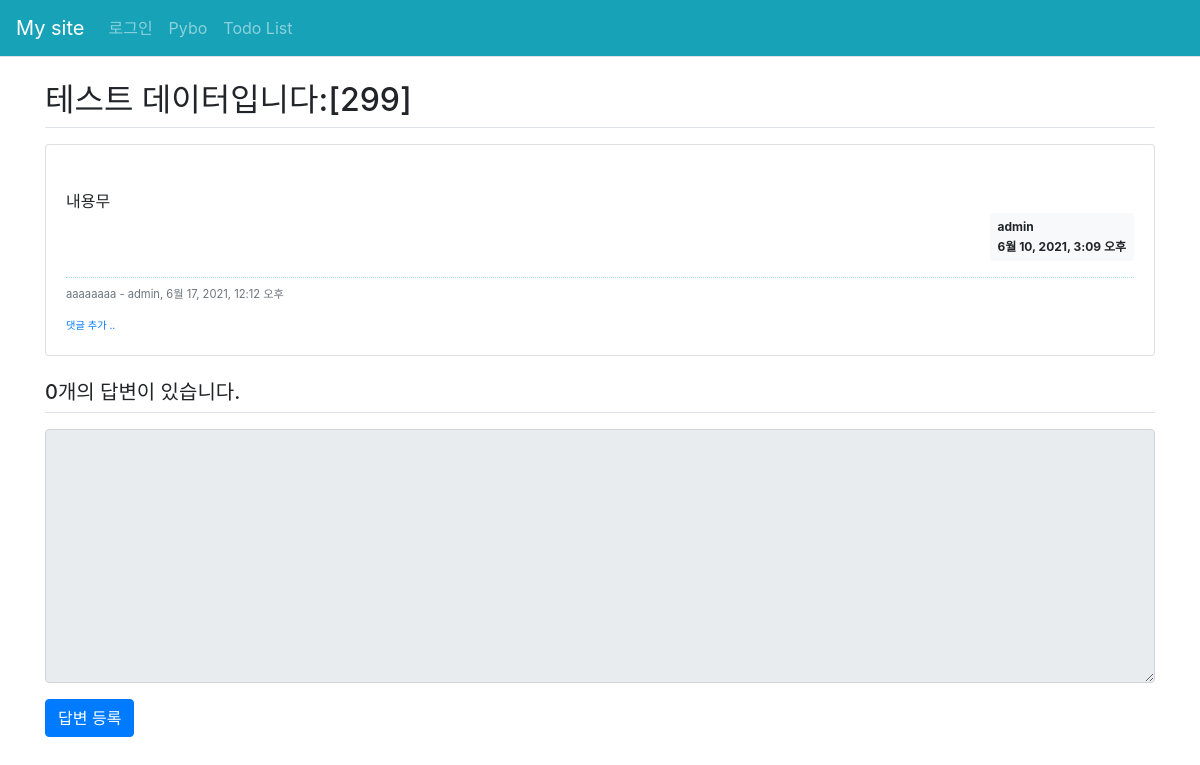
The page /pybo/303/ on the database its author committed.
### pybo/models.py (models this page shows, shortened)
class Question(models.Model):
    author = models.ForeignKey(User, on_delete=models.CASCADE)
    subject = models.CharField(max_length=200)
    content = models.TextField()
    create_date = models.DateTimeField()
    modify_date = models.DateTimeField(null=True, blank=True)

class Comment(models.Model):
    author = models.ForeignKey(User, on_delete=models.CASCADE)
    content = models.TextField()
    create_date = models.DateTimeField()
    modify_date = models.DateTimeField(null=True, blank=True)
    question = models.ForeignKey(Question, null=True, blank=True, on_delete=models.CASCADE)
    answer = models.ForeignKey(Answer, null=True, blank=True, on_delete=models.CASCADE)

### pybo/views/base_views.py (the view)
def detail(request, question_id):
    question = get_object_or_404(Question, pk=question_id)
    context = {'question': question}
    return render(request, 'pybo/question_detail.html', context)

### templates/pybo/question_detail.html (shortened to what this page needs)
{% extends 'base.html' %}
{% block content %}
<!-- {% load static %}
<link rel="stylesheet" type="text/css" href="{% static 'bootstrap.min.css' %}"> -->
<div class="container my-3">
    <h2 class="border-bottom py-2">{{ question.subject }}</h2>
    <div class="card my-3">
        <div class="card-body">
            <div class="cart-text" style="white-space: pre-line;">
                {{ question.content }}
            </div>
            <div class="d-flex justify-content-end">
                <div class="badge badge-light p-2 text-left">
                    <div class="mb-2">{{ question.author.username }}</div>
                    <div>{{ question.create_date }}</div>
                </div>
            </div>
            {% if question.comment_set.count > 0 %}
            <div class="mt-3">
                {% for comment in question.comment_set.all %}
                <div class="comment py-2 text-muted">
                    <span style="white-space: pre-line;">{{ comment.content }}</span>
                    <span>
                        - {{ comment.author }}, {{ comment.create_date }}
                    </span>
                </div>
                {% endfor %}
            </div>
            {% endif %}
            <div>
                <a href="{% url 'pybo:comment_create_question' question.id  %}" class="small"><small>댓글 추가
                        ..</small></a>
            </div>
        </div>
    </div>
    <h5 class="border-bottom my-3 py-2">
        {{ question.answer_set.count }}개의 답변이 있습니다.
    </h5>
    <form action="{% url 'pybo:answer_create' question.id %}" method="post" class="my-3">
        <div class="form-group">
            <textarea name="content" id="content" {% if not user.is_authenticated %}disabled{% endif %}
                class="form-control" rows="10"></textarea>
        </div>
        <input type="submit" value="답변 등록" class="btn btn-primary">
    </form>
</div>
{% endblock %}

### static/style.css (style rules this page uses)
.comment { border-top:dotted 1px #add; font-size: 0.7em; }

### rows shown on the page
Question: subject "테스트 데이터입니다:[299]", content "내용무", author.username "admin", create_date "6월 10, 2021, 3:09 오후", answer_set.count "0"
Comment: content "aaaaaaaa", author "admin", create_date "6월 17, 2021, 12:12 오후"
